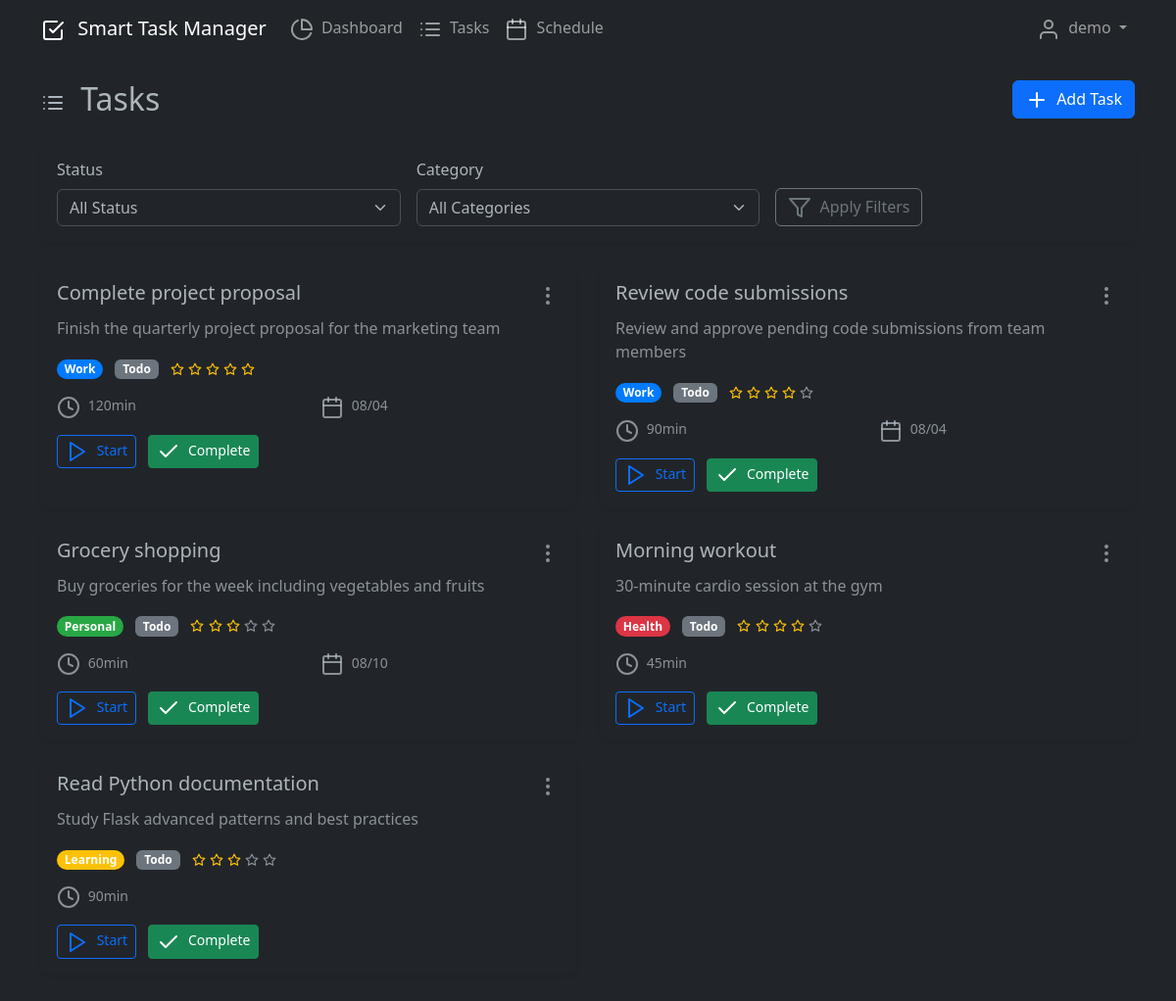
Page /tasks (signed in) on the committed database.
### models.py (models this page shows, shortened)
class User(UserMixin, db.Model):
    __tablename__ = 'users'
    id = db.Column(db.Integer, primary_key=True)
    username = db.Column(db.String(80), unique=True, nullable=False)
    email = db.Column(db.String(120), unique=True, nullable=False)
    password_hash = db.Column(db.String(256), nullable=False)
    timezone = db.Column(db.String(50), default='UTC')
    work_start_hour = db.Column(db.Integer, default=9)
    work_end_hour = db.Column(db.Integer, default=17)
    created_at = db.Column(db.DateTime, default=datetime.utcnow)
    tasks = db.relationship('Task', backref='user', lazy=True, cascade='all, delete-orphan')
    categories = db.relationship('Category', backref='user', lazy=True, cascade='all, delete-orphan')

class Task(db.Model):
    __tablename__ = 'tasks'
    id = db.Column(db.Integer, primary_key=True)
    title = db.Column(db.String(200), nullable=False)
    description = db.Column(db.Text)
    due_date = db.Column(db.DateTime)
    estimated_duration = db.Column(db.Integer, default=60)  # in minutes
    priority = db.Column(db.Integer, default=3)  # 1-5 scale (1=lowest, 5=highest)
    status = db.Column(db.String(20), default='todo')  # todo, in-progress, done
    user_id = db.Column(db.Integer, db.ForeignKey('users.id'), nullable=False)
    category_id = db.Column(db.Integer, db.ForeignKey('categories.id'))
    created_at = db.Column(db.DateTime, default=datetime.utcnow)
    updated_at = db.Column(db.DateTime, default=datetime.utcnow, onupdate=datetime.utcnow)
    completed_at = db.Column(db.DateTime)

class Category(db.Model):
    __tablename__ = 'categories'
    id = db.Column(db.Integer, primary_key=True)
    name = db.Column(db.String(80), nullable=False)
    color = db.Column(db.String(7), default='#007bff')  # Hex color
    user_id = db.Column(db.Integer, db.ForeignKey('users.id'), nullable=False)
    created_at = db.Column(db.DateTime, default=datetime.utcnow)
    tasks = db.relationship('Task', backref='category', lazy=True)

### routes.py (the view)
@app.route('/tasks')
@login_required
def tasks():
    status_filter = request.args.get('status', 'all')
    category_filter = request.args.get('category', 'all')
    query = Task.query.filter_by(user_id=current_user.id)
    if status_filter != 'all':
        query = query.filter_by(status=status_filter)
    if category_filter != 'all':
        query = query.filter_by(category_id=int(category_filter))
    tasks = query.order_by(Task.due_date.asc().nullslast(), Task.priority.desc()).all()
    categories = Category.query.filter_by(user_id=current_user.id).all()
    return render_template('tasks.html', tasks=tasks, categories=categories,
                         status_filter=status_filter, category_filter=category_filter)

### app.py (called while the page is built)
@login_manager.user_loader
def load_user(user_id):
    from models import User
    return User.query.get(int(user_id))

### templates/tasks.html (shortened to what this page needs)
{% extends "base.html" %}
{% block content %}
<div class="d-flex justify-content-between align-items-center mb-4">
    <h2 class="mb-0">
        <i data-feather="list" class="me-2"></i>
        Tasks
    </h2>
    <button class="btn btn-primary" data-bs-toggle="modal" data-bs-target="#addTaskModal">
        <i data-feather="plus" class="me-1"></i>
        Add Task
    </button>
</div>
<div class="card border-0 shadow-sm mb-4">
    <div class="card-body">
        <div class="row g-3">
            <div class="col-md-4">
                <label for="statusFilter" class="form-label">Status</label>
                <select class="form-select" id="statusFilter">
                    <option value="all" {{ 'selected' if status_filter == 'all' }}>All Status</option>
                </select>
            </div>
            <div class="col-md-4">
                <label for="categoryFilter" class="form-label">Category</label>
                <select class="form-select" id="categoryFilter">
                    <option value="all" {{ 'selected' if category_filter == 'all' }}>All Categories</option>
                </select>
            </div>
            <div class="col-md-4 d-flex align-items-end">
                <button class="btn btn-outline-secondary" onclick="applyFilters()">
                    <i data-feather="filter" class="me-1"></i>
                    Apply Filters
                </button>
            </div>
        </div>
    </div>
</div>
<div class="row" id="tasksList">
    {% if tasks %}
        {% for task in tasks %}
        <div class="col-lg-6 mb-3" data-task-id="{{ task.id }}">
            <div class="card border-0 shadow-sm h-100">
                <div class="card-body">
                    <div class="d-flex justify-content-between align-items-start mb-2">
                        <h5 class="card-title mb-0">{{ task.title }}</h5>
                        <div class="dropdown">
                            <button class="btn btn-link text-muted p-0" type="button" data-bs-toggle="dropdown">
                                <i data-feather="more-vertical"></i>
                            </button>
                        </div>
                    </div>
                    {% if task.description %}
                        <p class="card-text text-muted">{{ task.description }}</p>
                    {% endif %}
                    <div class="mb-3">
                        {% if task.category %}
                            <span class="badge rounded-pill me-2" style="background-color: {{ task.category.color }};">
                                {{ task.category.name }}
                            </span>
                        {% endif %}
                        <span class="badge bg-{{ 'success' if task.status == 'done' else 'warning' if task.status == 'in-progress' else 'secondary' }}">
                            {{ task.status.replace('-', ' ').title() }}
                        </span>
                        <span class="ms-2">
                            {% for i in range(1, 6) %}
                                <i data-feather="star" class="{{ 'text-warning' if i <= task.priority else 'text-muted' }}" style="width: 14px; height: 14px;"></i>
                            {% endfor %}
                        </span>
                    </div>
                    <div class="row text-muted small">
                        <div class="col-6">
                            <i data-feather="clock" class="me-1"></i>
                            {{ task.estimated_duration }}min
                        </div>
                        {% if task.due_date %}
                            <div class="col-6">
                                <i data-feather="calendar" class="me-1"></i>
                                {{ task.due_date.strftime('%m/%d') }}
                            </div>
                        {% endif %}
                    </div>
                    {% if task.status != 'done' %}
                        <div class="mt-3">
                            <button class="btn btn-sm btn-outline-primary me-2" onclick="updateTaskStatus({{ task.id }}, 'in-progress')">
                                <i data-feather="play" class="me-1"></i>
                                Start
                            </button>
                            <button class="btn btn-sm btn-success" onclick="updateTaskStatus({{ task.id }}, 'done')">
                                <i data-feather="check" class="me-1"></i>
                                Complete
                            </button>
                        </div>
                    {% endif %}
                </div>
            </div>
        </div>
        {% endfor %}
    {% endif %}
</div>
{% endblock %}

### templates/base.html (shortened to what this page needs)
<!DOCTYPE html>
<html lang="en" data-bs-theme="dark">
<head>
    <link href="https://cdn.jsdelivr.net/npm/bootstrap@5.3.0/dist/css/bootstrap.min.css" rel="stylesheet">
    <link href="https://cdn.jsdelivr.net/npm/bootstrap-dark-5@1.1.3/dist/css/bootstrap-dark.min.css" rel="stylesheet">
    <link rel="stylesheet" href="{{ url_for('static', filename='css/style.css') }}">
</head>
<body>
    <nav class="navbar navbar-expand-lg navbar-dark bg-dark">
        <div class="container">
            <a class="navbar-brand" href="{{ url_for('index') }}">
                <i data-feather="check-square" class="me-2"></i>
                Smart Task Manager
            </a>
            {% if current_user.is_authenticated %}
            <div class="collapse navbar-collapse" id="navbarNav">
                <ul class="navbar-nav me-auto">
                    <li class="nav-item">
                        <a class="nav-link" href="{{ url_for('dashboard') }}">
                            <i data-feather="pie-chart" class="me-1"></i>
                            Dashboard
                        </a>
                    </li>
                    <li class="nav-item">
                        <a class="nav-link" href="{{ url_for('tasks') }}">
                            <i data-feather="list" class="me-1"></i>
                            Tasks
                        </a>
                    </li>
                    <li class="nav-item">
                        <a class="nav-link" href="{{ url_for('schedule') }}">
                            <i data-feather="calendar" class="me-1"></i>
                            Schedule
                        </a>
                    </li>
                </ul>
                <ul class="navbar-nav">
                    <li class="nav-item dropdown">
                        <a class="nav-link dropdown-toggle" href="#" role="button" data-bs-toggle="dropdown">
                            <i data-feather="user" class="me-1"></i>
                            {{ current_user.username }}
                        </a>
                    </li>
                </ul>
            </div>
            {% endif %}
        </div>
    </nav>
    <main class="py-4">
        <div class="container">
            {% block content %}{% endblock %}
        </div>
    </main>
</body>
</html>

### static/css/style.css (style rules this page uses)
:root { --timeline-color: #dee2e6; --timeline-item-bg: #f8f9fa; }
[data-bs-theme="dark"] { --timeline-color: #495057; --timeline-item-bg: #212529; }
[data-bs-theme="dark"] .card { background-color: var(--bs-dark); border-color: var(--bs-border-color); }

### rows in the picture
User: username "demo"
Task: title "Complete project proposal", description "Finish the quarterly project proposal for the marketing team", category.name "Work", status.replace "Todo", priority 5 (drawn), estimated_duration "120", due_date "08/04"
Task: title "Review code submissions", description "Review and approve pending code submissions from team members", category.name "Work", status.replace "Todo", priority 4 (drawn), estimated_duration "90", due_date "08/04"
Task: title "Grocery shopping", description "Buy groceries for the week including vegetables and fruits", category.name "Personal", status.replace "Todo", priority 3 (drawn), estimated_duration "60", due_date "08/10"
Task: title "Morning workout", description "30-minute cardio session at the gym", category.name "Health", status.replace "Todo", priority 4 (drawn), estimated_duration "45"
Task: title "Read Python documentation", description "Study Flask advanced patterns and best practices", category.name "Learning", status.replace "Todo", priority 3 (drawn), estimated_duration "90"
